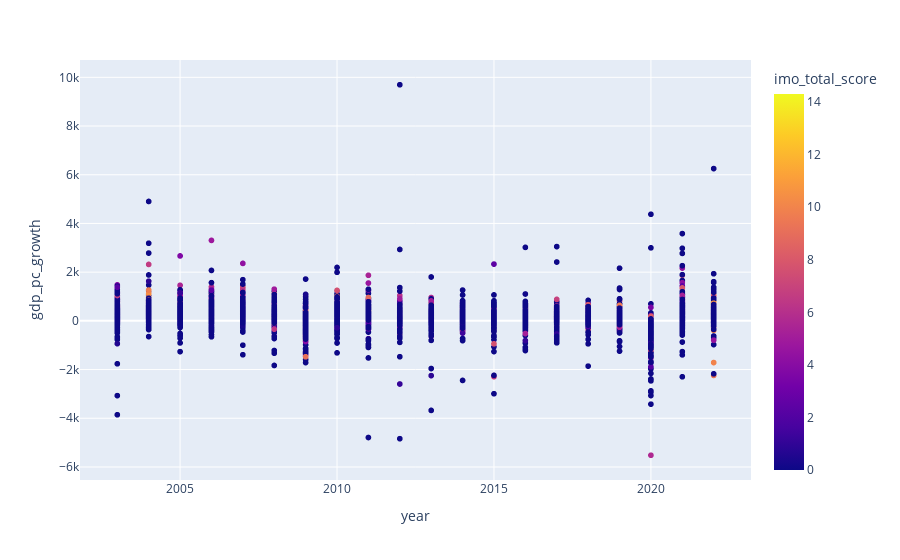

Notebook code cell kept with this figure:
### Code cell
fig = px.scatter(group2, y="gdp_pc_growth", x="year", color='imo_total_score', hover_data=["country", "year"])
fig.show()

### Figure 1 — Plotly figure (JSON) as saved in the notebook; plotly's stock layout.template omitted (floating-point values rounded to 4 significant figures; data arrays with more than 128 entries replaced by an {"elided": "..."} marker saying what was removed)
{"data": [{"customdata": {"elided": "5126x1 str values"}, "hovertemplate": "year=%{x}<br>gdp_pc_growth=%{y}<br>country=%{customdata[0]}<br>imo_total_score=%{marker.color}<extra></extra>", "legendgroup": "", "marker": {"color": {"elided": "5126 float values"}, "coloraxis": "coloraxis", "symbol": "circle"}, "mode": "markers", "name": "", "showlegend": false, "type": "scattergl", "x": {"elided": "5126 int values"}, "xaxis": "x", "y": {"elided": "5126 float values"}, "yaxis": "y"}], "layout": {"coloraxis": {"colorbar": {"title": {"text": "imo_total_score"}}, "colorscale": [[0, "#0d0887"], [0.1111, "#46039f"], [0.2222, "#7201a8"], [0.3333, "#9c179e"], [0.4444, "#bd3786"], [0.5556, "#d8576b"], [0.6667, "#ed7953"], [0.7778, "#fb9f3a"], [0.8889, "#fdca26"], [1, "#f0f921"]]}, "legend": {"tracegroupgap": 0}, "margin": {"t": 60}, "xaxis": {"anchor": "y", "domain": [0, 1], "title": {"text": "year"}}, "yaxis": {"anchor": "x", "domain": [0, 1], "title": {"text": "gdp_pc_growth"}}}}
